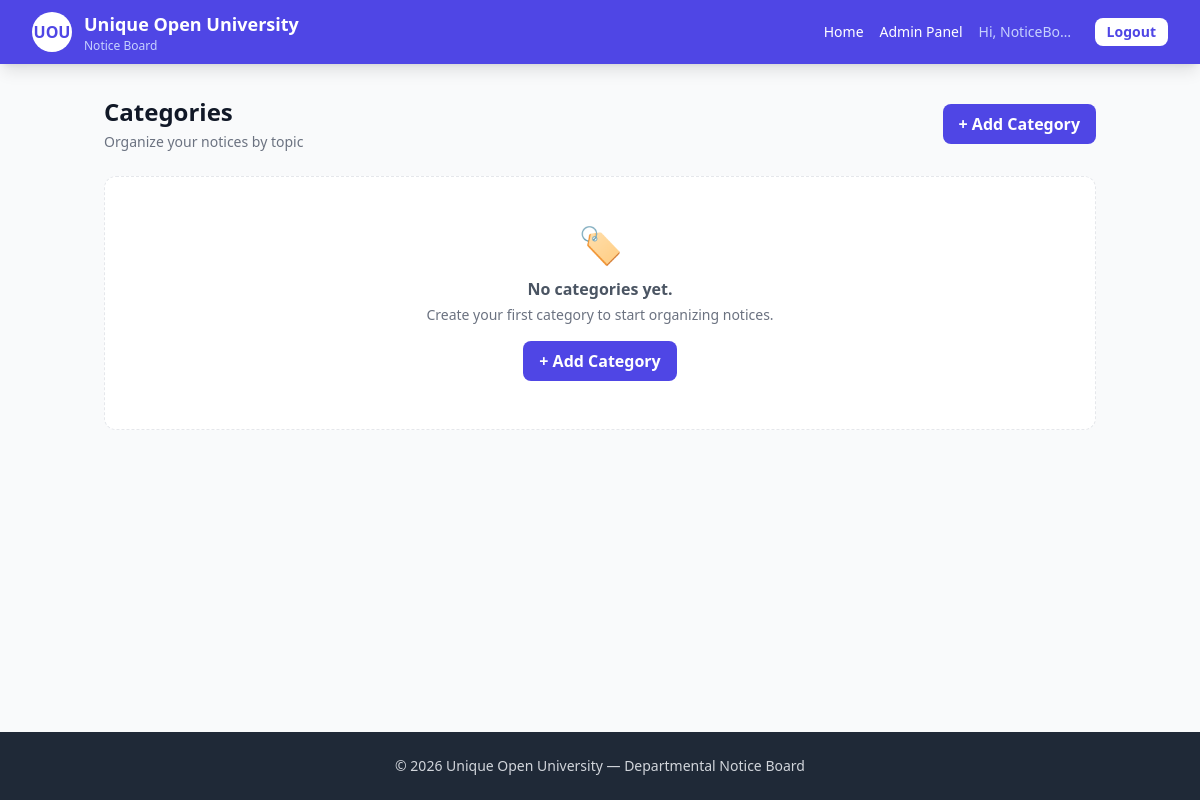
Page /admin-panel/categories/ (signed in) on the earlier database version.
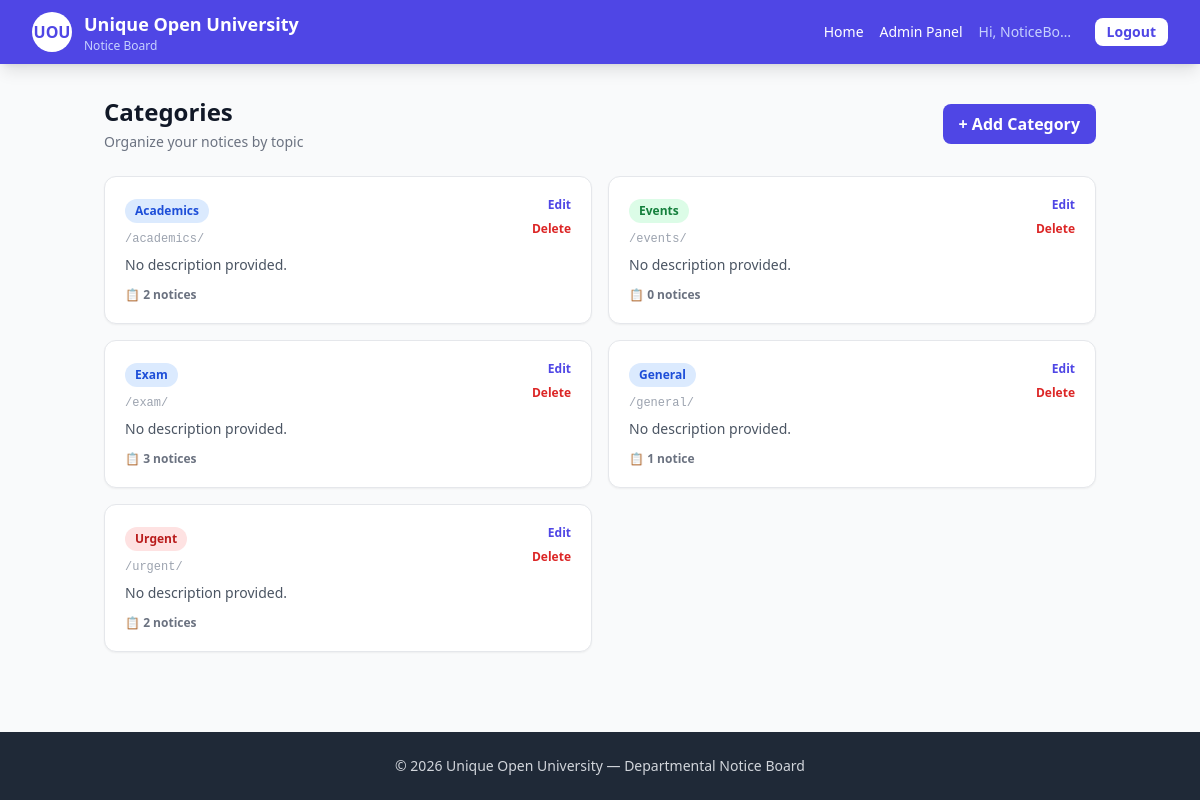
Same page on the later database version.
### notices/models.py (models this page shows, shortened)
class Category(models.Model):
    name = models.CharField(max_length=100, unique=True)
    slug = models.SlugField(max_length=100, unique=True, blank=True)
    description = models.TextField(blank=True)
    color = models.CharField(
        max_length=20, default='blue',
        help_text='Tailwind color: blue, green, red, yellow, purple, indigo'
    )
    class Meta:
        verbose_name_plural = 'Categories'
        ordering = ['name']

### notices/views.py (the view)
# urls.py: path('admin-panel/categories/', views.category_list, name='category_list'),
@login_required
@user_passes_test(is_admin)
def category_list(request):
    categories = Category.objects.all()
    return render(request, 'notices/category_list.html', {'categories': categories})

### notices/views.py (called while the page is built)
def is_admin(user):
    return user.is_authenticated and (user.is_staff or user.is_superuser)

### templates/notices/category_list.html (shortened to what this page needs)
{% extends 'notices/base.html' %}
{% block content %}
<div class="max-w-5xl mx-auto px-4 py-8">
  <div class="flex flex-wrap items-center justify-between gap-3 mb-6">
    <div>
      <h1 class="text-2xl font-bold text-gray-900">Categories</h1>
      <p class="text-sm text-gray-500 mt-1">Organize your notices by topic</p>
    </div>
    <a href="{% url 'category_create' %}"
       class="bg-uou text-white px-4 py-2 rounded-lg font-semibold hover:bg-uou-dark">
      + Add Category
    </a>
  </div>
  <div class="grid sm:grid-cols-2 gap-4">
    {% for c in categories %}
      <div class="bg-white rounded-xl shadow-sm border p-5 flex items-start justify-between gap-3">
        <div class="min-w-0 flex-1">
          <span class="inline-block px-2.5 py-1 rounded-full text-xs font-semibold
                       bg-{{ c.color }}-100 text-{{ c.color }}-700">
            {{ c.name }}
          </span>
          <div class="text-xs text-gray-400 mt-2 font-mono truncate">
            /{{ c.slug }}/
          </div>
          <p class="text-sm text-gray-600 mt-2 line-clamp-2">
            {{ c.description|default:"No description provided." }}
          </p>
          <div class="text-xs text-gray-500 mt-3 font-semibold">
            📋 {{ c.notices.count }} notice{{ c.notices.count|pluralize }}
          </div>
        </div>
        <div class="flex flex-col gap-2 text-right shrink-0">
          <a href="{% url 'category_edit' c.pk %}"
             class="text-uou text-xs font-semibold hover:underline">
            Edit
          </a>
          <a href="{% url 'category_delete' c.pk %}"
             class="text-red-600 text-xs font-semibold hover:underline">
            Delete
          </a>
        </div>
      </div>
    {% empty %}
      <div class="sm:col-span-2 bg-white rounded-xl p-12 text-center border border-dashed">
        <div class="text-4xl mb-3">🏷️</div>
        <p class="text-gray-600 font-semibold">No categories yet.</p>
        <p class="text-sm text-gray-500 mt-1">
          Create your first category to start organizing notices.
        </p>
        <a href="{% url 'category_create' %}"
           class="inline-block mt-4 bg-uou text-white px-4 py-2 rounded-lg font-semibold hover:bg-uou-dark">
          + Add Category
        </a>
      </div>
    {% endfor %}
  </div>
</div>
{% endblock %}

Differences in the rows shown:
added Category: name "Academics", slug "academics", description "No description provided.", notices.count "2"
added Category: name "Events", slug "events", description "No description provided.", notices.count "0", color "green" (drawn)
added Category: name "Exam", slug "exam", description "No description provided.", notices.count "3"
added Category: name "General", slug "general", description "No description provided.", notices.count "1"
added Category: name "Urgent", slug "urgent", description "No description provided.", notices.count "2", color "red" (drawn)
Other differences:
text no longer shown: "🏷️ No categories yet. Create your first category to start organizing notices. + Add Category"
